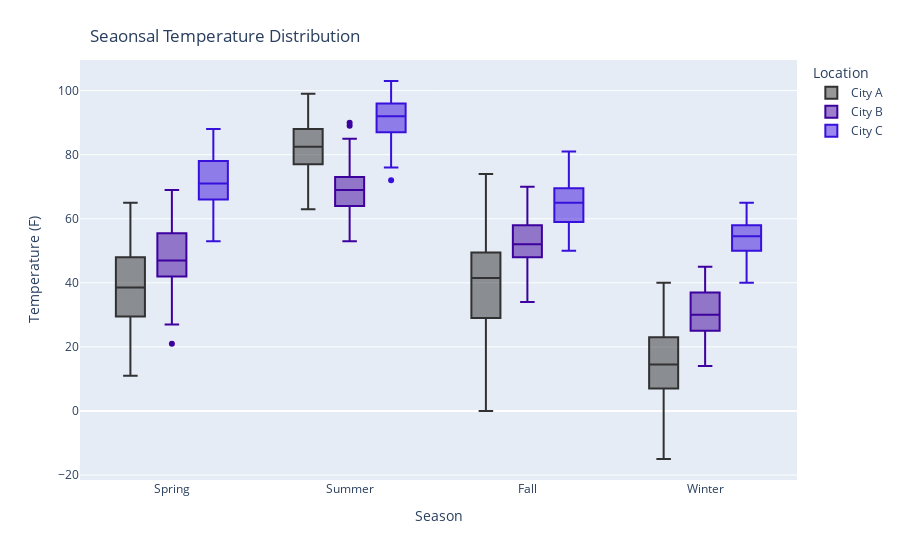

The notebook cell this image was saved under:
### Code cell
boxplot = px.box(df, x = "Season", color = "Location", y = "Temp",
                 color_discrete_sequence = px.colors.cyclical.Edge)

# Update titles (main and axes) and format
boxplot.update_layout(title = {"text": "Seaonsal Temperature Distribution",
                               "xanchor": "left", "yanchor": "top", "x": 0.1}, 
                               legend_title_text = "Location", xaxis_title = "Season", yaxis_title = "Temperature (F)")
boxplot.show()

### Figure 1 — Plotly figure (JSON) as saved in the notebook; plotly's stock layout.template omitted (floating-point values rounded to 4 significant figures; data arrays with more than 128 entries replaced by an {"elided": "..."} marker saying what was removed)
{"data": [{"alignmentgroup": "True", "hovertemplate": "Location=City A<br>Season=%{x}<br>Temp=%{y}<extra></extra>", "legendgroup": "City A", "marker": {"color": "#313131"}, "name": "City A", "notched": false, "offsetgroup": "City A", "orientation": "v", "showlegend": true, "type": "box", "visible": true, "x": {"elided": "400 str values"}, "x0": " ", "xaxis": "x", "y": {"elided": "400 int values"}, "y0": " ", "yaxis": "y"}, {"alignmentgroup": "True", "hovertemplate": "Location=City B<br>Season=%{x}<br>Temp=%{y}<extra></extra>", "legendgroup": "City B", "marker": {"color": "#3d019d"}, "name": "City B", "notched": false, "offsetgroup": "City B", "orientation": "v", "showlegend": true, "type": "box", "visible": true, "x": {"elided": "400 str values"}, "x0": " ", "xaxis": "x", "y": {"elided": "400 int values"}, "y0": " ", "yaxis": "y"}, {"alignmentgroup": "True", "hovertemplate": "Location=City C<br>Season=%{x}<br>Temp=%{y}<extra></extra>", "legendgroup": "City C", "marker": {"color": "#3810dc"}, "name": "City C", "notched": false, "offsetgroup": "City C", "orientation": "v", "showlegend": true, "type": "box", "visible": true, "x": {"elided": "400 str values"}, "x0": " ", "xaxis": "x", "y": {"elided": "400 int values"}, "y0": " ", "yaxis": "y"}], "layout": {"autosize": true, "boxmode": "group", "legend": {"title": {"text": "Location"}, "tracegroupgap": 0}, "margin": {"t": 60}, "title": {"text": "Seaonsal Temperature Distribution", "x": 0.1, "xanchor": "left", "yanchor": "top"}, "xaxis": {"anchor": "y", "autorange": true, "domain": [0, 1], "range": [-0.5149, 3.515], "title": {"text": "Season"}, "type": "category"}, "yaxis": {"anchor": "x", "autorange": true, "domain": [0, 1], "range": [-21.56, 109.6], "title": {"text": "Temperature (F)"}, "type": "linear"}}}
